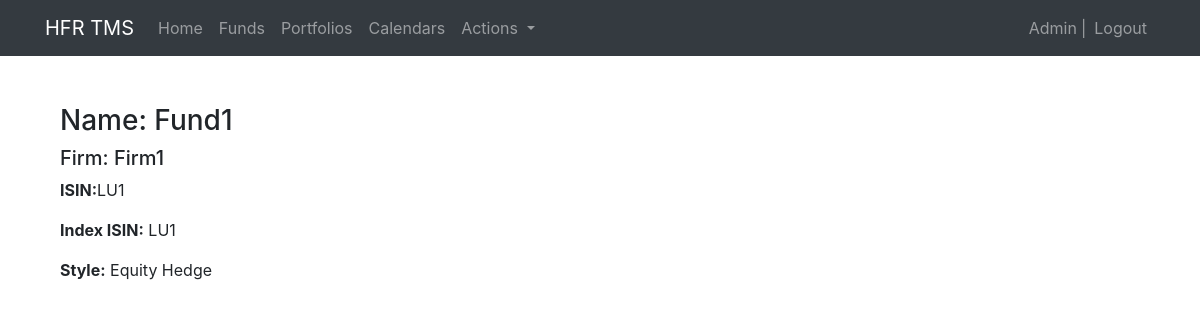
The app's page /trading/fund/LU1 (signed in) with its own data.
### trading/models.py (models this page shows, shortened)
class Fund(models.Model):
    STYLES = (
        ("Equity Hedge", "Equity Hedge"),
        ("Event Driven", "Event Driven"),
        ("Global Macro", "Global Macro"),
        ("Relative Value", "Relative Value"),
    )
    STRATEGIES = (
        ("Equity Long/Short", "Equity Long/Short"),
        ("Equity Market Neutral", "Equity Market Neutral"),
        ("Equity Long Bias", "Equity Long Bias"),
        ("Activist", "Activist"),
        ("Value-wth-catalyst", "Value-with-catalyst"),
        ("ED Multi Strategy", "ED Multi Strategy"),
    )
    status = models.CharField(max_length=200, choices=STATUSES,
                              default='Active', blank=False)
    isin = models.CharField(max_length=200, primary_key=True, unique=True,
                            blank=False)
    index_isin = models.CharField(max_length=200, blank=False)
    name = models.CharField(max_length=200, blank=False)
    firm = models.CharField(max_length=200, blank=False)
    style = models.CharField(max_length=200, choices=STYLES, blank=False)
    strategy = models.CharField(max_length=200, choices=STRATEGIES,
                                blank=False)
    flag_restricted = models.BooleanField(default=False)
    flag_late_cutoff = models.BooleanField(default=False)
    flag_units_trading = models.BooleanField(default=False)
    terms_rank = models.PositiveSmallIntegerField(default=1)
    terms_rank_amount = models.PositiveIntegerField()
    terms_sub_notice = models.PositiveSmallIntegerField()
    terms_sub_settlement = models.PositiveSmallIntegerField()
    terms_sub_minimum = models.PositiveIntegerField()
    terms_red_notice = models.PositiveSmallIntegerField()
    terms_red_settlement = models.PositiveSmallIntegerField()
    terms_cutoff_time = models.TimeField(default=time(17, 30))
    terms_calendars = models.CharField(max_length=500, default='')
    terms_man_fee = models.DecimalField(max_digits=6, decimal_places=5)
    terms_perf_fee = models.DecimalField(max_digits=6, decimal_places=5)
    terms_currency = models.CharField(max_length=3, default='USD', blank=False)

### trading/views.py (the view)
# urls.py: path('fund/<str:pk>', views.FundDetailView.as_view(), name='fund-detail'),
class FundDetailView(LoginRequiredMixin, generic.DetailView):
    model = Fund
    login_url = 'login'
    redirect_field_name = 'redirect_to'

### trading/templates/trading/fund_detail.html
{% extends "base.html" %}
{% block content %}
    <div class="container">
        <h3>Name: {{ fund.name }}</h3>
        <h5>Firm: {{ fund.firm}}</h5>
        <p><strong>ISIN:</strong>{{ fund.isin }}</p>
        <p><strong>Index ISIN:</strong> {{ fund.index_isin }}</p>
        <p><strong>Style:</strong> {{ fund.style }}</p>
    </div>
{% endblock %}

### trading/templates/base.html (shortened to what this page needs)
<!DOCTYPE html>
<html lang="en">
    <head>
        <link rel="stylesheet" href="https://stackpath.bootstrapcdn.com/bootstrap/4.3.1/css/bootstrap.min.css">
        <link rel="stylesheet" href="https://maxcdn.bootstrapcdn.com/font-awesome/4.7.0/css/font-awesome.min.css">
        <link rel="stylesheet" href="https://cdn.datatables.net/1.10.19/css/dataTables.bootstrap4.min.css">
        {% load static %}
        <link rel="stylesheet" href="{% static 'css/styles.css' %}">
    </head>
        <nav class="navbar navbar-expand-md navbar-dark bg-dark">
            <div class="container">
                <a class="navbar-brand" href="{% url 'index' %}" >HFR TMS</a>
                <div class="collapse navbar-collapse" id="navbarCollapse">
                    <ul class="navbar-nav mr-auto">
                        <li class="nav-item">
                            <a class="nav-link" href="{% url 'index' %}">Home</a>
                        </li>
                        <li class="nav-item">
                            <a class="nav-link" href="{% url 'funds' %}">Funds</a>
                        </li>
                        <li class="nav-item">
                            <a class="nav-link" href="{% url 'portfolios' %}">Portfolios</a>
                        </li>
                        <li class="nav-item">
                            <a class="nav-link" href="{% url 'calendars' %}">Calendars</a>
                        </li>
                        <li class="nav-item dropdown">
                            <a class="nav-link dropdown-toggle" href="#" id="navbarDropdown" role="button" data-toggle="dropdown" aria-haspopup="true" aria-expanded="false">
                              Actions
                            </a>
                          </li>
                    </ul>
                    <ul class="navbar-nav ml-auto">
                        {% if user.is_authenticated %}
                            <li class="nav-item"><span class="navbar-text">{{ user.first_name }}</span></li>
                            <li class="nav-item ml-1"><span class="navbar-text">|</span></li>
                            <li>
                                <a class="nav-link" href="{% url 'logout' %}?next={{request.path}}">Logout</a>
                            </li>
                        {% else %}
                            <li>
                                <a class="nav-link" href="{% url 'login' %}?next={{request.path}}">Login</a>
                            </li>
                        {% endif %}
                    </ul>
                </div>
            </div>
        </nav>
        <div class="container">
            <br>
            <br>
        </div>
        <div class="container">{% block content %}{% endblock %}</div>
    </body>
</html>

### records on screen
Fund: name "Fund1", firm "Firm1", isin "LU1", index_isin "LU1", style "Equity Hedge"

### other values on screen
{{ user.first_name }} "Admin"
